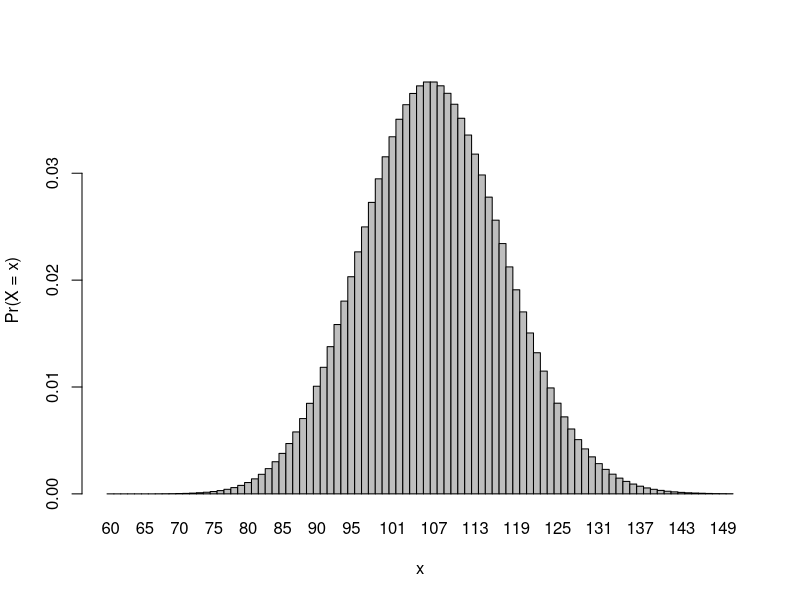
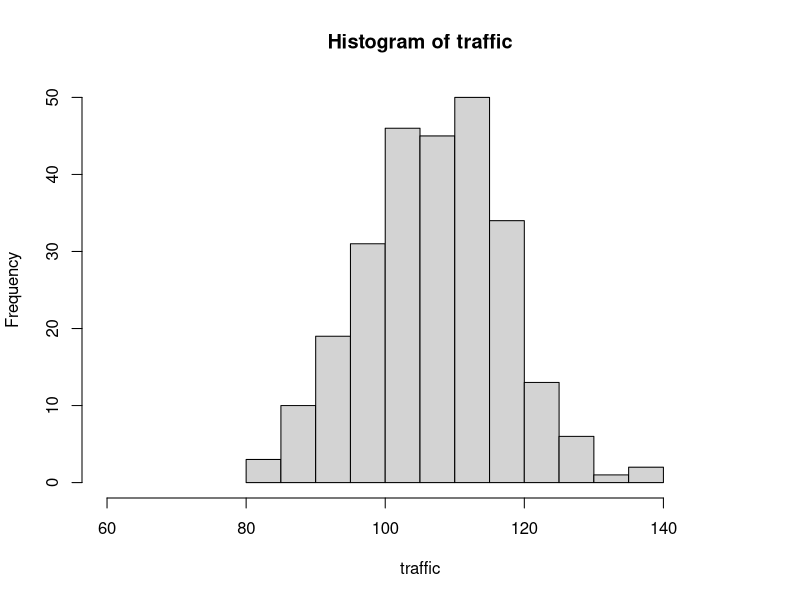

Here is the R script that generated these plots, in order:


##########
## 16.2 ##
##########
#(a)
1-ppois(100,107)
#(b)
dpois(0,107)
#(c)
barplot(dpois(x=60:150,lambda=107),names.arg=60:150,space=0,xlab="x",ylab="Pr(X = x)")
#(d)
traffic <- rpois(n=260,107)
hist(traffic,xlim=c(60,150))
